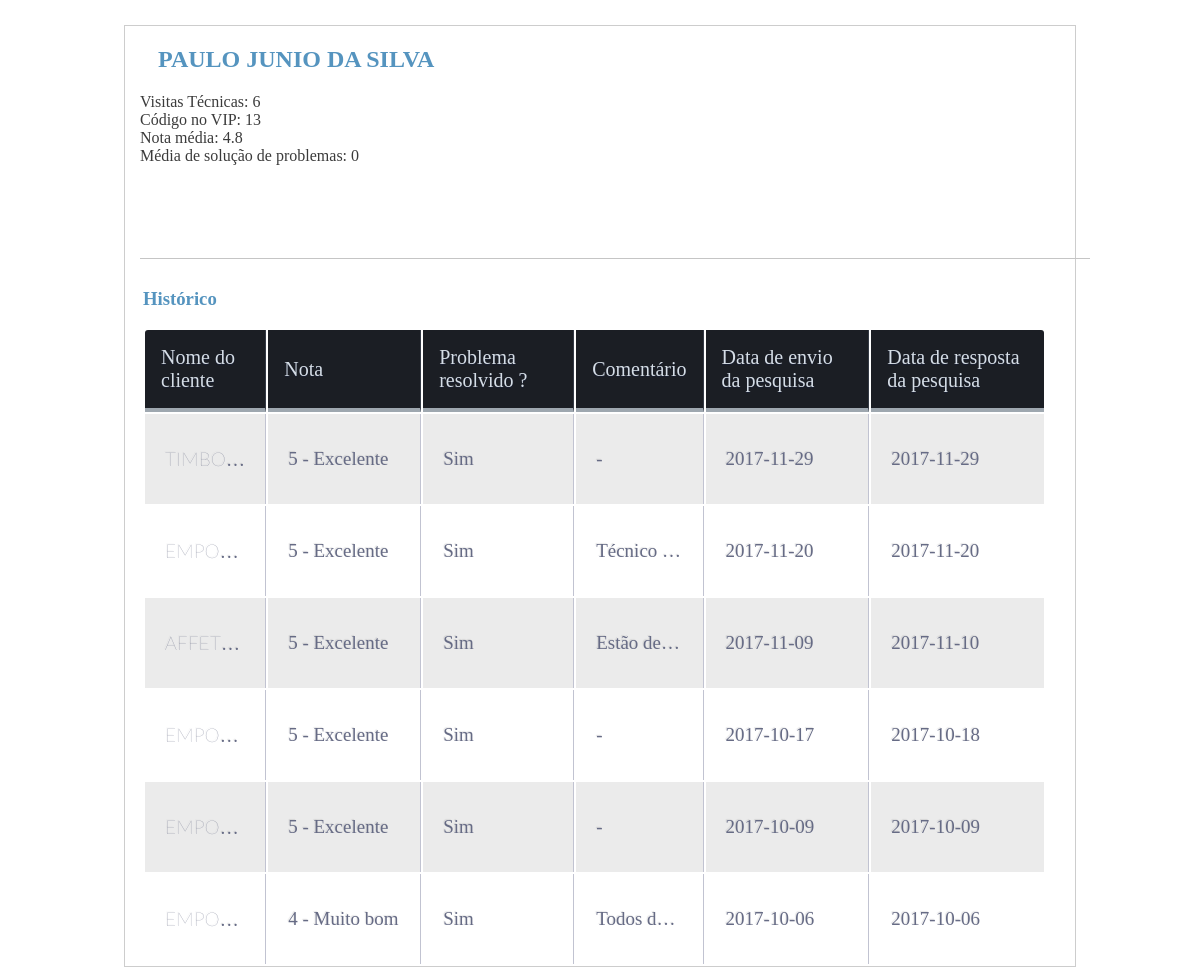
The page /Management/pages/mainprofile.php?profile=10&type=e (signed in) on the database its author committed.
### tables this page shows
CREATE TABLE `employee` (
  `idemployee` int(10) UNSIGNED NOT NULL,
  `name` varchar(100) NOT NULL,
  `note_avarage` double NOT NULL,
  `issue_sol_avarage` double NOT NULL,
  `V11_code` int(11) NOT NULL,
  `visits` int(11) NOT NULL
);

CREATE TABLE `form` (
  `idform` int(10) UNSIGNED NOT NULL,
  `commentary` varchar(200) DEFAULT NULL,
  `idcustomer` int(11) DEFAULT NULL,
  `idemployee` int(11) DEFAULT NULL,
  `evaluation_value` int(11) DEFAULT NULL,
  `issue_solve` varchar(10) DEFAULT NULL,
  `request_sent` date NOT NULL,
  `request_answered` date NOT NULL
);

CREATE TABLE `customer` (
  `idcustomer` int(10) UNSIGNED NOT NULL,
  `name` varchar(200) NOT NULL,
  `emails` varchar(200) NOT NULL,
  `tecnical_visits` int(11) NOT NULL,
  `forms_answereds` int(11) NOT NULL,
  `V11_ID` int(11) NOT NULL,
  `effectiviness` double NOT NULL DEFAULT '0',
  `avaliation_avarage` double NOT NULL DEFAULT '0'
);

### Management/php/class/Employee.php (called while the page is built, shortened)
<?php
include_once '../php/DataBaseQuerys.php';
class Employee extends Entity{
    private $note_avarage;
    private $issue_avarage;
    function __construct($i){
        $getinfo = LoadDataFrom($i, "employee");
        $this->name = utf8_encode($getinfo["name"]);
        $this->note_avarage = $getinfo["note_avarage"];
        $this->issue_avarage = $getinfo["issue_sol_avarage"];
        $this->v11_id = $getinfo["V11_code"];
        $this->visitas = $getinfo["visits"];
    }
    public function GetName(){
        return $this->name;
    }
    public function GetNote_avarage(){
        return $this->note_avarage;
    }
    public function GetIssue_avarage(){
        return $this->issue_avarage;
    }
    public function GetV11_Code(){
        return $this->v11_id;
    }
    public function GetTotalOfVisits(){
        return $this->visitas;
    }
    public function LoadHistoric(){
        LoadHistoric("employee", $this->v11_id);
    }
}
?>

### Management/php/DataBaseQuerys.php (the view, shortened to what this page needs)
  <?php
$connection = Database::getConnection();
function formatarComentario($commentary){
    if($commentary == null || $commentary == "") {
        return "<td>-</td>";
    }
    else{
        return "<td data-toggle='tooltip' title='".utf8_encode($commentary)."'>".utf8_encode($commentary)."</td>";
    }
}
function tratarNotaDeAvaliacao($nota){
    if($nota == 5)  return "<td title = '5 - Excelente'>5 - Excelente</td>";
    else if($nota == 4)  return "<td title = '4 - Muito bom'>4 - Muito bom</td>";
    else if($nota == 3)  return "<td title = '3 - Bom'>3 - Bom</td>";
    else if($nota == 2)  return "<td title = '2 - Regular'>2 - Regular</td>";
    return "<td title = '1 - Ruim'>1 - Ruim</td>";
}
function tratarSolucaoDoProblema($issue_solved){
    if($issue_solved == "yes"){
        return "Sim";
    }
    return "Não";
}
function LoadDataFrom($id, $table){
    global $connection;
    $result = $connection->query("SELECT * FROM $table WHERE id$table = $id");
    $output = $result->fetch_assoc();
    if($result->num_rows > 0){
        return $output;
    }
    else{
        return null;
    }
}
function LoadTableColuns($kind){
    if($kind == "c"){
        echo "<th>Nome do técnico</th>";
    }
    else if($kind == "e"){
        echo "<th>Nome do cliente</th>";
    }
    else{
        echo "";
}
echo "<th id='nota'>Nota</th>";
echo "<th>Problema resolvido ?</th>";
echo "<th>Comentário</th>";
echo "<th>Data de envio da pesquisa</th>";
echo "<th>Data de resposta da pesquisa</th>";
}
function LoadHistoric($from, $id_vip){
    global $connection;
    $identity = "id".$from;
    $result = $connection->query("SELECT customer.idcustomer, employee.idemployee, evaluation_value,issue_solve,commentary, request_sent, request_answered from ((form
    inner join customer on form.idcustomer = customer.V11_ID)
    inner join employee on form.idemployee = employee.V11_code)
    where form.".$identity."= $id_vip order by idform desc");
    if($result->num_rows > 0)
    {
        while($row = $result->fetch_assoc())
        {
            if($from == "employee"){
                $result2 = $connection->query("select name from customer where idcustomer =".$row["idcustomer"]);
            }
            else{
                $result2 = $connection->query("select name from employee where idemployee =".$row["idemployee"]);
            }
            $row2 = $result2->fetch_assoc();
            if($from == "employee"){
                echo "<tr><td><a class='linkname' href='../pages/mainprofile.php?profile=".$row["idcustomer"]."&type=c'>".utf8_encode($row2["name"])."</a></td>";
            }
            else{
                echo "<tr><td><a class='linkname' href='../pages/mainprofile.php?profile=".$row["idemployee"]."&type=e'>".utf8_encode($row2["name"])."</a></td>";
            }
            echo tratarNotaDeAvaliacao($row["evaluation_value"]);
            echo "<td>".tratarSolucaoDoProblema($row["issue_solve"])."</td>";
            echo formatarComentario($row["commentary"]);
            echo "<td>".$row["request_sent"]."</td>";
            echo "<td>".$row["request_answered"]."</td></tr>";
        }
    }
}
?>

### Management/pages/mainprofile.php (shortened to what this page needs)
<?php
include '../php/DataBaseQuerys.php';
if($_GET["type"] == "c"){
    include '../php/class/Customer.php';
    $prof = new Customer($_GET["profile"]);
}
else {
    include '../php/class/Employee.php';
    $prof = new Employee($_GET["profile"]);
}
?>
<!DOCTYPE HTML>
<HTML>
<head>
    <link href="../css/profileInfos.css" rel="stylesheet" type="text/css" />
    <link href="../css/table.css" rel="stylesheet" type="text/css" />
</head>
<body ng-app="">
    <div id="profilebody">
        <div id="content">
        <div id="sub-cont2">
        <?php
        echo "<h2>".$prof->GetName()."</h2>";
        echo "<label>Visitas Técnicas:  ".$prof->GetTotalOfVisits()."</label>";
        echo "<label>Código no VIP:  ".$prof->GetV11_Code()."</label>";
        if($_GET["type"] == "c")echo "<label>Email:  ".$prof->GetEmails()."</label>";
        else if($_GET["type"] == "e"){
            echo "<label>Nota média:  ".$prof->GetNote_avarage(). "</label>";
            echo "<label>Média de solução de problemas:  ".$prof->GetIssue_avarage(). "</label>";
        }
        ?>
        </div>
        </div>
        <div class="content-sub">
        <h3>Histórico</h3>
        <table id="maintable" class="table-fill">
            <thead class="text-left">
                <?php  LoadTableColuns($_GET["type"]);?>
            </thead>
            <tbody class="table-hover">
                <?php $prof->LoadHistoric();?>
            </tbody>
        </table>
        </div>
    </div>
</body>
</html>

### Management/css/ProfileInfos.css (style rules this page uses)
#profilebody h3, h2, table { margin-left: 18px; }
#profilebody h3, h2 { color: #5594BF; }
#profilebody { border: 1px solid #CDCDCD; margin: 0 auto; margin-top: 25px; width: 950px; overflow: auto; display: table; height: 620px; background-color: #fff; }
#profilebody table { width: 95%; }
td { height: 50px; }
#nota { width: 120px; }
#profilebody div { display: inline-block; }
#content { width: 100%; align-content: center; padding: 0px 15px; }
#content { margin-bottom: 10px; }
#sub-cont2 { width: 100%; height: 232px; border-bottom: 1px solid #C5C5C5; border-spacing: 1px 10px; border-collapse: separate; }
#content label { color: rgb(59, 59, 59); }
#content label, h3 { display: block; }
.content-sub { width: 100%; }

### Management/css/table.css (style rules this page uses)
.linkname { text-decoration: none; font-family: 'Lato'; color: #666B85; }
th { color: #D5DDE5; background: #1b1e24; cursor: default; border-bottom: 4px solid #9ea7af; border-right: 1px solid #343a45; font-size: 20px; font-weight: 50; padding: 16px; text-align: left; text-shadow: 0 1px 1px rgba(6, 38, 182, 0.1); vertical-align: middle; }
th:first-child { border-top-left-radius: 3px; }
th:last-child { border-top-right-radius: 3px; border-right: none; }
tr { border-top: 1px solid #C1C3D1; border-bottom: 1px solid #C1C3D1; color: #666B85; font-size: 13px; font-weight: normal; text-shadow: 0 1px 1px rgba(256, 256, 256, 0.1); }
tr:first-child { border-top: none; }
tr:last-child { border-bottom: none; }
tr:nth-child(odd) td { background: #EBEBEB; }
tr:last-child td:first-child { border-bottom-left-radius: 3px; }
tr:last-child td:last-child { border-bottom-right-radius: 3px; }
td { background: #FFFFFF; padding: 20px; text-align: left; vertical-align: middle; font-weight: 50; font-size: 19px; max-width: 40px; white-space: nowrap; overflow: hidden; cursor: default; text-overflow: ellipsis; text-shadow: -1px -1px 1px rgba(0, 0, 0, 0.1); border-right: 1px solid #C1C3D1; }
td:last-child { border-right: 0px; }

### rows shown on the page
employee: name "PAULO JUNIO DA SILVA", visits "6", V11_code "13", note_avarage "4.8", issue_sol_avarage "0"
form: customer.name "TIMBO…", evaluation_value "5 - Excelente", issue_solve "Sim", request_sent "2017-11-29", request_answered "2017-11-29"
form: customer.name "EMPO…", evaluation_value "5 - Excelente", issue_solve "Sim", commentary "Técnico…", request_sent "2017-11-20", request_answered "2017-11-20"
form: customer.name "AFFET…", evaluation_value "5 - Excelente", issue_solve "Sim", commentary "Estão de…", request_sent "2017-11-09", request_answered "2017-11-10"
form: customer.name "EMPO…", evaluation_value "5 - Excelente", issue_solve "Sim", request_sent "2017-10-17", request_answered "2017-10-18"
form: customer.name "EMPO…", evaluation_value "5 - Excelente", issue_solve "Sim", request_sent "2017-10-09", request_answered "2017-10-09"
form: customer.name "EMPO…", evaluation_value "4 - Muito bom", issue_solve "Sim", commentary "Todos d…", request_sent "2017-10-06", request_answered "2017-10-06"
